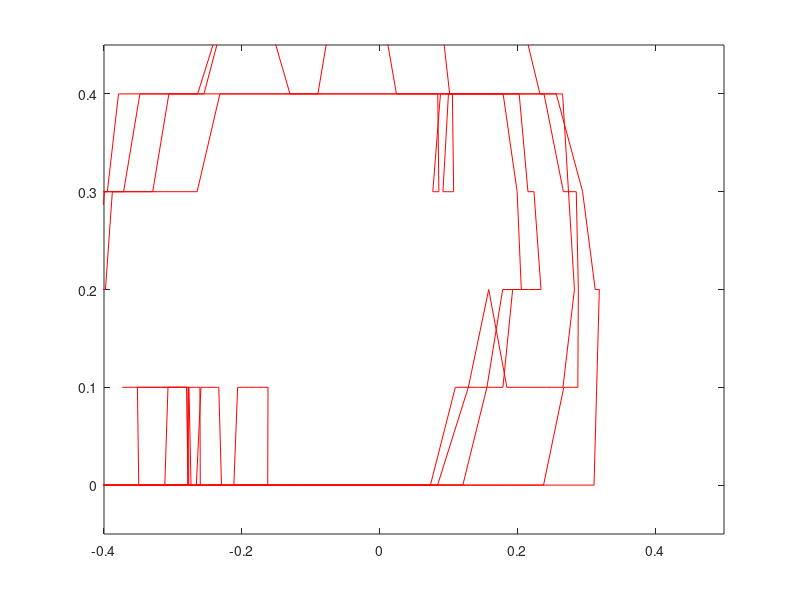
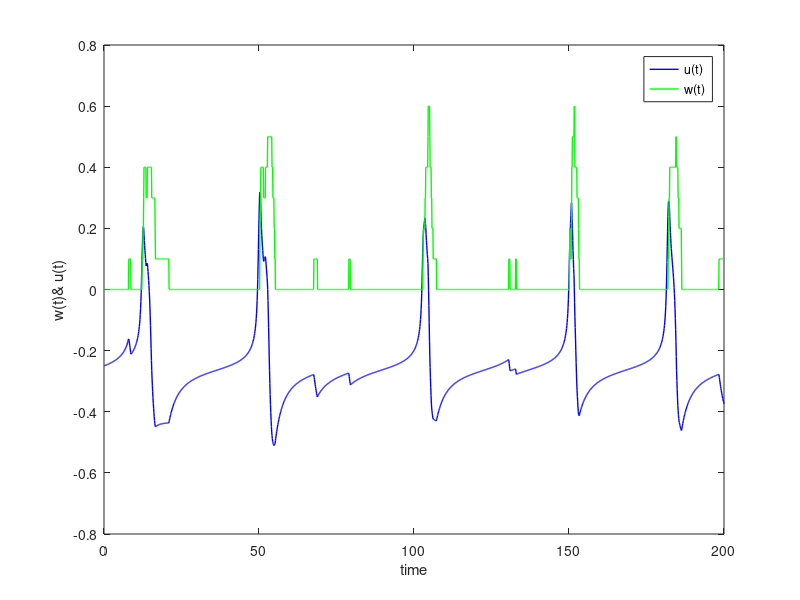

Recreate these plots in MATLAB, in order.
% Morris Lecar model
% simple model of excitable media that exhibits true threshold behavior
% Single cell

I = 0.08;
g_Ca = 1.0;
E_Ca = 1.0;
g_k = 2.0;
E_K = -0.7;
g_L = 0.5;
E_L = -0.5;

v1 = -0.01;
v2 = 0.15;
v3 = 0.1;
v4 = 0.145;
a = 3.0;

tmax = 200; %s
% dt = 0.0001; 
dt = 0.01;
durn = round(1/dt);
tnmax = round(tmax/dt);

resultt = [];
resultu = [];
resultw = [];
resulttau = [];

u = -0.25;
% w = -0.03;
nch = 10;
w = zeros(1,nch);

for tn = 1:tnmax
    tn/tnmax
    m_ss = 0.5*(1+tanh((u-v1)/v2));
    w_ss = 0.5*(1+tanh((u-v3)/v4));
    tau_w = a*1./cosh((u-v3)/(2*v4));
    
%     dw_dt = 1/tau_w*(w_ss - w);
%     w = w + dw_dt*dt;
    
     alpha_w = w_ss/tau_w;
     beta_w = (1-w_ss)/tau_w;
     
         r=rand(1,nch);  
         w(w==0 & r < alpha_w*dt)=1;

         r=rand(1,nch);
         w(w==1 & r < beta_w*dt)=0;

         w_avg = mean(w');
         w_avg = w_avg';


        du_dt = I-g_Ca*m_ss.*(u-E_Ca) - g_k*w_avg.*(u-E_K) - g_L*(u-E_L);    
%     du_dt = I-g_Ca*m_ss*(u-E_Ca) - g_k*w*(u-E_K) - g_L*(u-E_L);
    u = u + du_dt * dt;
    
    if (mod(tn,10) == 0)
        resultt = [resultt tn*dt];
        resultu = [resultu u];
%         resultw = [resultw w];
        resultw = [resultw w_avg];
    end   
end

% u_t = -1 : 0.01: 0.2;
% w_ssnull = 0.5*(1+tanh((u_t-v2)/v4));
% m_ssnull = 0.5*(1+tanh((u_t-v1)/v2));
% u_ssnull = (I - g_Ca*m_ssnull.*(u_t-E_Ca) - g_L*(u_t-E_L))./(g_k*(u_t-E_K));

figure(1);
plot(resultu,resultw, 'r')
% xlabel('u(t)');
% ylabel('w(t)');
hold on;
% plot(u_t,w_ssnull,'b--')
% plot(u_t,u_ssnull,'k--')
axis([-0.4 0.5 -0.05 0.45]);
% title('w(t) vs u(t) phase plane');
hold off;

figure(2);
plot(resultt,resultu,'b','linewidth',1)
xlabel('time');
ylabel('u(t)');

hold on;
plot(resultt,resultw,'g','linewidth',1)
xlabel('time');
ylabel('w(t)& u(t)');
legend('u(t)','w(t)','Location','Northeast');
hold off



    
    